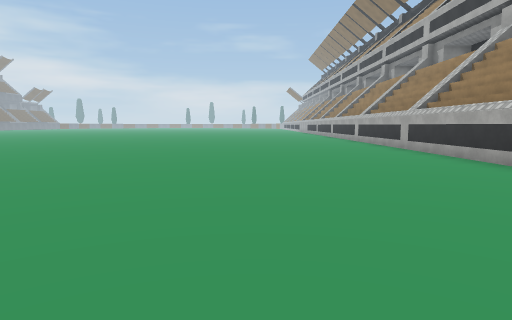
view 1 (above)

22 first-person views from a walk through a 3-D level made in the Unity game engine. The camera is 1.5 m above the floor, tilts 6° down and sees 75° across. The floor is counted in squares, 2 m on a side. Each view is taken from the middle of a square. On the plan, view 1 faces up. The plan holds only what a view shows up to about 11 squares ahead; the rest is blank. The place goes on beyond the plan. The player is left out. Some surface patterns are stand-ins.

view 2
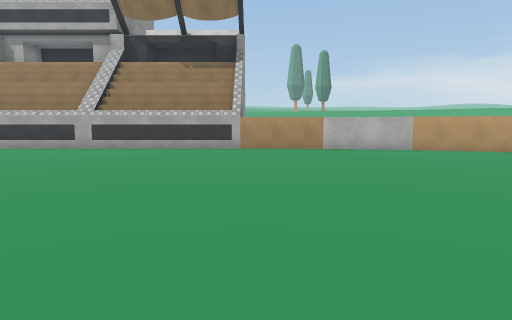

view 3
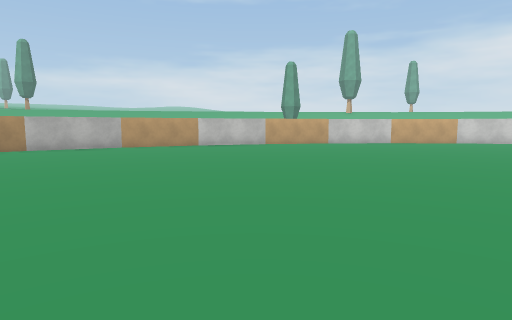

view 4
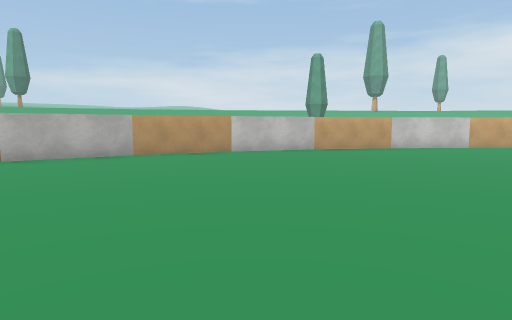

view 5
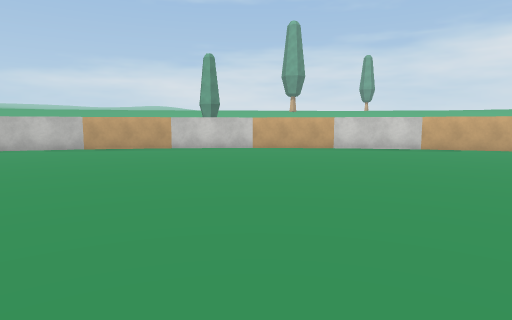

view 6
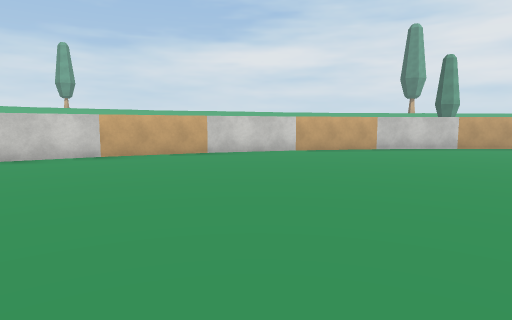

view 7
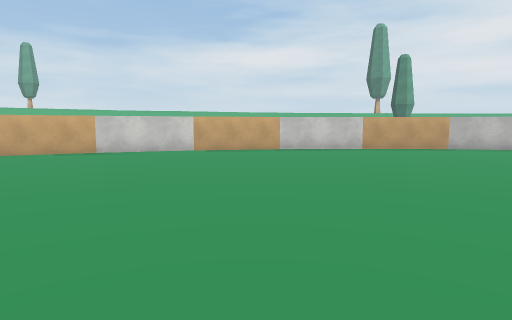

view 8
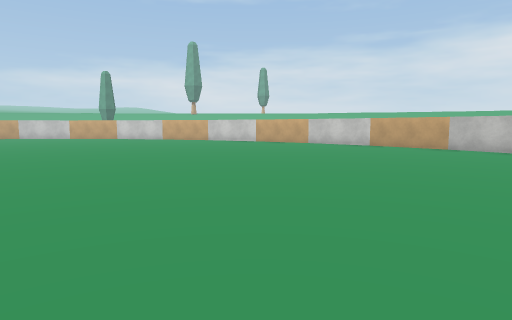

view 9
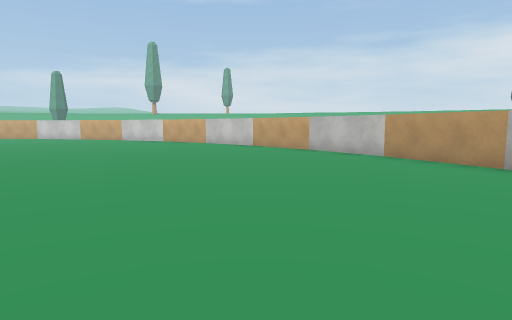

view 10
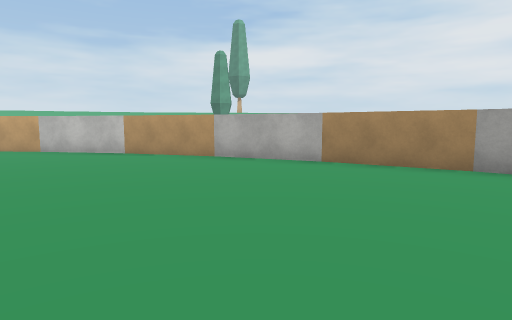

view 11
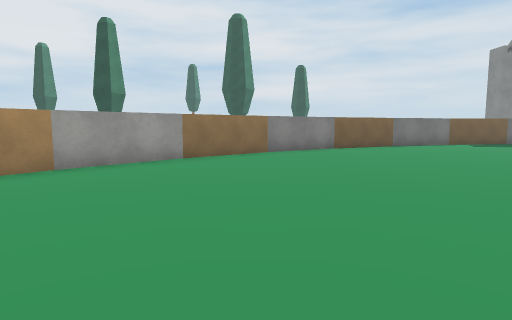

view 12
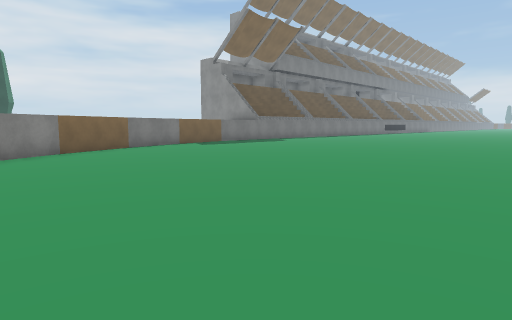

view 13
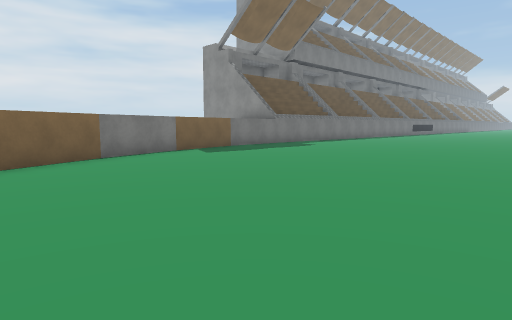

view 14
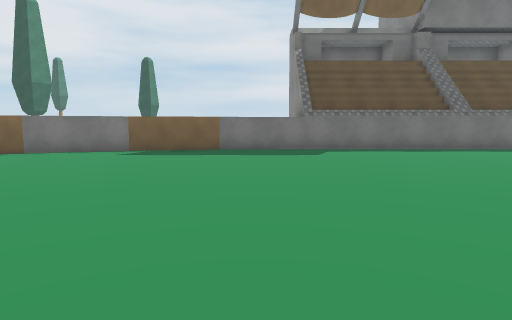

view 15
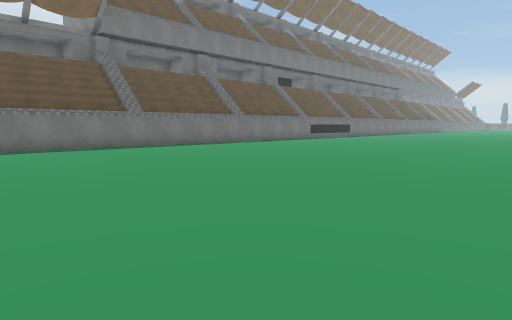

view 16
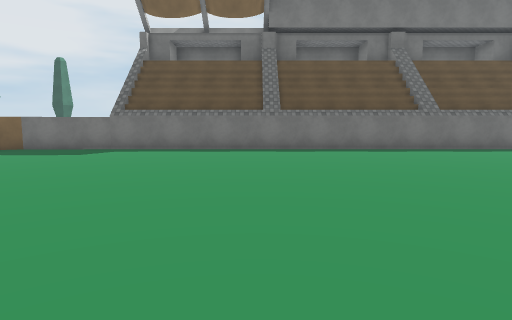

view 17
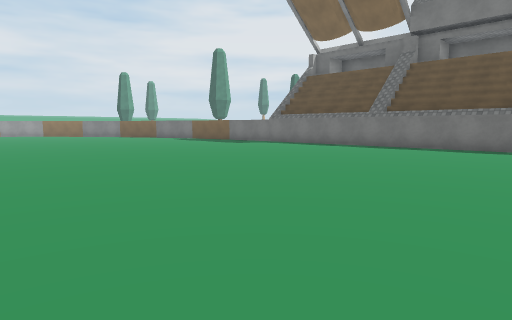

view 18
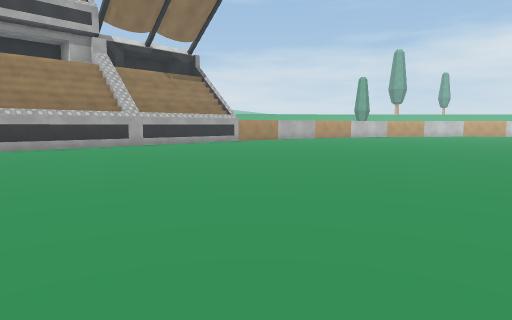

view 19
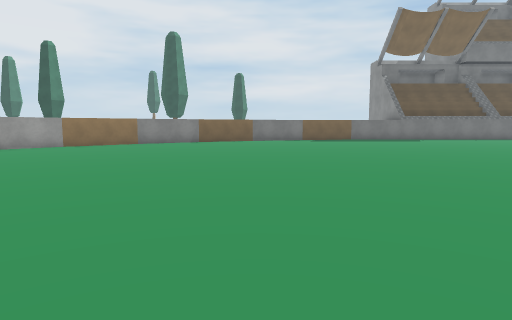

view 20
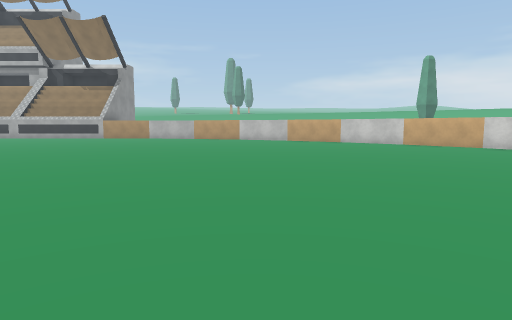

view 21
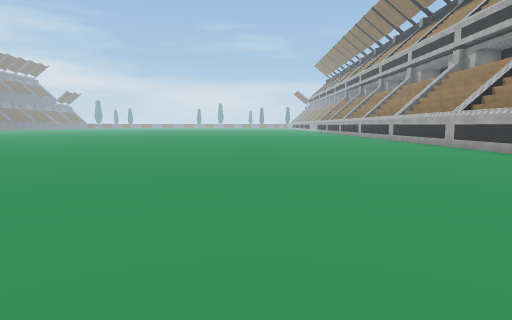

view 22
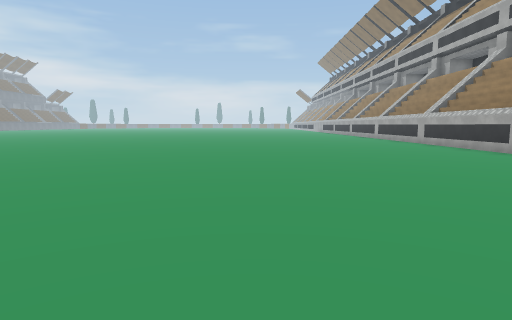

### Floor plan
Points are (right, up) in squares from view 1. A wall is a line through its corners. A room is listed if a view was taken in it or the views show most of it. See-through windows are left out.
Room 1 (views 1, 2, 3, 4, 5, 6, 7, 8, 9, 10, 11, 12, 13, 14, 15, 16, 17, 18, 19, 20, 21, 22)
walls: (-12.8, -19.3) (-10.1, -18.8); (-10.2, -18.8) (-7.6, -18); (-18, -19.3) (-15.4, -19.5) (-12.7, -19.3); (-7.7, -18) (-5.3, -16.8); (-5.4, -16.8) (-3.1, -15.3); (-3.3, -15.4) (-1.2, -13.6); (-23.1, -18) (-20.5, -18.8) (-17.9, -19.4); (-1.3, -13.7) (0.5, -11.7) (2, -9.4); (-25.4, -16.8) (-23, -18); (-27.6, -15.3) (-25.3, -16.9); (1.9, -9.5) (3.2, -7.1); (-29.5, -13.6) (-27.5, -15.4); (-31.2, -11.6) (-29.4, -13.7); (3.1, -7.3) (4, -4.7); (3.9, -4.8) (4.5, -2.1); (-33.8, -7.1) (-32.7, -9.5) (-31.2, -11.7); (4.7, -2.1) (4.7, 11.1); (-34.7, -4.6) (-33.8, -7.2); (-35.2, -2.1) (-34.6, -4.8); (-35.3, 11.5) (-35.3, -2.1)

Positions as (right, up) in squares from view 1, and headings:
1: (0, 0), facing up
2: (-6, 0), facing right
3: (-7, 0), facing down-right
4: (-4, -1), facing down-right
5: (-9, -6), facing down-right
6: (-9, -9), facing down
7: (-12, -9), facing down
8: (-21, -8), facing down-right
9: (-24, -11), facing down-right
10: (-24, -10), facing down
11: (-22, -12), facing left
12: (-23, -12), facing up-left
13: (-26, -10), facing up-left
14: (-25, -1), facing left
15: (-24, 0), facing up-left
16: (-25, 5), facing left
17: (-24, 11), facing down-left
18: (-7, 11), facing down-right
19: (-18, -7), facing left
20: (-14, -8), facing right
21: (-2, -6), facing up
22: (-2, -3), facing up
